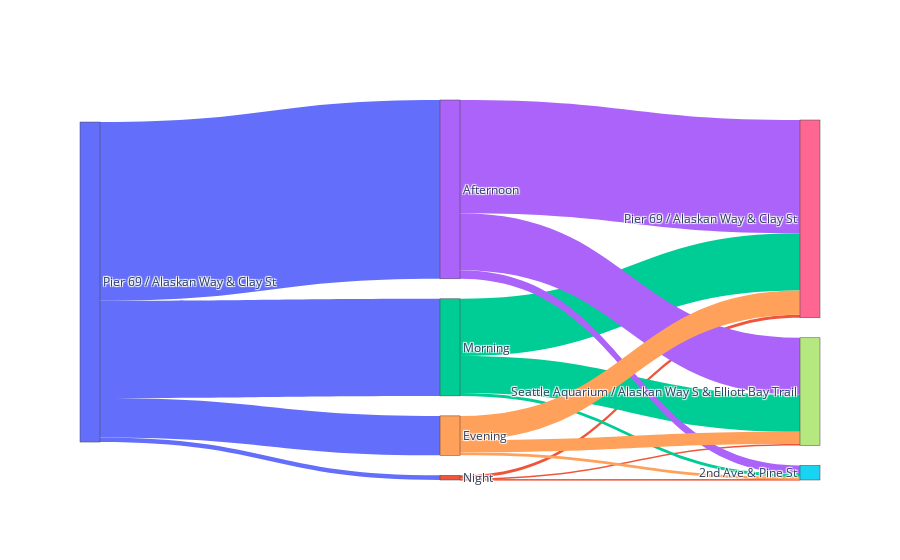

Notebook code for this chart:
### Code cell
fig = go.Figure(data)
fig.show()

### Figure 1 — Plotly figure (JSON) as saved in the notebook; plotly's stock layout.template omitted (floating-point values rounded to 4 significant figures)
{"data": [{"link": {"color": ["#636EFA", "#636EFA", "#636EFA", "#636EFA", "#EF553B", "#EF553B", "#EF553B", "#00CC96", "#00CC96", "#00CC96", "#AB63FA", "#AB63FA", "#AB63FA", "#FFA15A", "#FFA15A", "#FFA15A"], "source": [0, 0, 0, 0, 1, 1, 1, 2, 2, 2, 3, 3, 3, 4, 4, 4], "target": [1, 2, 3, 4, 5, 6, 7, 5, 6, 7, 5, 6, 7, 5, 6, 7], "value": [99, 2066, 3805, 840, 6, 65, 28, 62, 1215, 789, 181, 2411, 1213, 61, 518, 261]}, "node": {"color": ["#636EFA", "#EF553B", "#00CC96", "#AB63FA", "#FFA15A", "#19D3F3", "#FF6692", "#B6E880"], "label": ["Pier 69 / Alaskan Way & Clay St", "Night", "Morning", "Afternoon", "Evening", "2nd Ave & Pine St", "Pier 69 / Alaskan Way & Clay St", "Seattle Aquarium / Alaskan Way S & Elliott Bay Trail"]}, "type": "sankey"}], "layout": {}}
